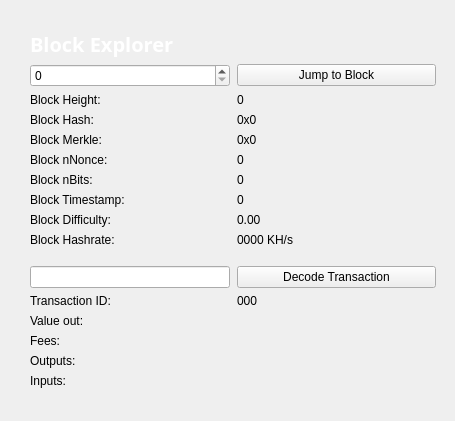
<?xml version="1.0" encoding="UTF-8"?>
<ui version="4.0">
 <class>BlockBrowser</class>
 <widget class="QWidget" name="BlockBrowser">
  <property name="windowModality">
   <enum>Qt::NonModal</enum>
  </property>
  <property name="enabled">
   <bool>true</bool>
  </property>
  <property name="geometry">
   <rect>
    <x>0</x>
    <y>0</y>
    <width>455</width>
    <height>421</height>
   </rect>
  </property>
  <property name="sizePolicy">
   <sizepolicy hsizetype="Preferred" vsizetype="Preferred">
    <horstretch>0</horstretch>
    <verstretch>0</verstretch>
   </sizepolicy>
  </property>
  <property name="minimumSize">
   <size>
    <width>0</width>
    <height>0</height>
   </size>
  </property>
  <property name="acceptDrops">
   <bool>false</bool>
  </property>
  <property name="windowTitle">
   <string>Form</string>
  </property>
  <layout class="QGridLayout">
   <property name="sizeConstraint">
    <enum>QLayout::SetMaximumSize</enum>
   </property>
   <property name="leftMargin">
    <number>21</number>
   </property>
   <property name="topMargin">
    <number>21</number>
   </property>
   <property name="rightMargin">
    <number>10</number>
   </property>
   <item row="1" column="0">
    <widget class="QWidget" name="widget" native="true">
     <layout class="QGridLayout" name="gridLayout">
      <item row="0" column="0">
       <layout class="QHBoxLayout" name="horizontalLayout_4">
        <property name="spacing">
         <number>7</number>
        </property>
        <item>
         <widget class="QLabel" name="label_5">
          <property name="font">
           <font>
            <family>Open Sans,sans-serif</family>
           </font>
          </property>
          <property name="text">
           <string>&lt;html&gt;&lt;head/&gt;&lt;body&gt;&lt;p&gt;&lt;span style=&quot; font-size:20px; font-weight:600; color:#FFFFFF;&quot;&gt;Block Explorer &lt;/span&gt;&lt;/p&gt;&lt;/body&gt;&lt;/html&gt;</string>
          </property>
         </widget>
        </item>
        <item>
         <spacer name="horizontalSpacer_2">
          <property name="orientation">
           <enum>Qt::Horizontal</enum>
          </property>
          <property name="sizeHint" stdset="0">
           <size>
            <width>40</width>
            <height>20</height>
           </size>
          </property>
         </spacer>
        </item>
       </layout>
      </item>
      <item row="1" column="0">
       <layout class="QGridLayout" name="gridLayout_3" rowstretch="0,0,0,0,0,0,0,0,0,0,0,0,0,0,0,0,0,0,0" columnstretch="0,0">
        <property name="sizeConstraint">
         <enum>QLayout::SetDefaultConstraint</enum>
        </property>
        <property name="horizontalSpacing">
         <number>7</number>
        </property>
        <item row="12" column="0">
         <widget class="QLineEdit" name="txBox">
          <property name="sizePolicy">
           <sizepolicy hsizetype="Preferred" vsizetype="Fixed">
            <horstretch>0</horstretch>
            <verstretch>0</verstretch>
           </sizepolicy>
          </property>
          <property name="inputMask">
           <string comment="Transaction id" extracomment="Transaction id"/>
          </property>
          <property name="placeholderText">
           <string comment="Transaction ID" extracomment="Transaction ID"/>
          </property>
         </widget>
        </item>
        <item row="11" column="0">
         <spacer name="verticalSpacer_2">
          <property name="orientation">
           <enum>Qt::Vertical</enum>
          </property>
          <property name="sizeHint" stdset="0">
           <size>
            <width>20</width>
            <height>40</height>
           </size>
          </property>
         </spacer>
        </item>
        <item row="8" column="0">
         <widget class="QLabel" name="timeLabel">
          <property name="text">
           <string>Block Timestamp:</string>
          </property>
         </widget>
        </item>
        <item row="4" column="1">
         <widget class="QLabel" name="hashBox">
          <property name="enabled">
           <bool>true</bool>
          </property>
          <property name="sizePolicy">
           <sizepolicy hsizetype="Preferred" vsizetype="Preferred">
            <horstretch>0</horstretch>
            <verstretch>0</verstretch>
           </sizepolicy>
          </property>
          <property name="minimumSize">
           <size>
            <width>0</width>
            <height>0</height>
           </size>
          </property>
          <property name="cursor">
           <cursorShape>IBeamCursor</cursorShape>
          </property>
          <property name="text">
           <string>0x0</string>
          </property>
          <property name="textInteractionFlags">
           <set>Qt::LinksAccessibleByMouse|Qt::TextSelectableByMouse</set>
          </property>
         </widget>
        </item>
        <item row="6" column="1">
         <widget class="QLabel" name="nonceBox">
          <property name="cursor">
           <cursorShape>IBeamCursor</cursorShape>
          </property>
          <property name="text">
           <string>0</string>
          </property>
          <property name="textInteractionFlags">
           <set>Qt::LinksAccessibleByMouse|Qt::TextSelectableByMouse</set>
          </property>
         </widget>
        </item>
        <item row="6" column="0">
         <widget class="QLabel" name="nonceLabel">
          <property name="text">
           <string>Block nNonce:</string>
          </property>
         </widget>
        </item>
        <item row="7" column="1">
         <widget class="QLabel" name="bitsBox">
          <property name="cursor">
           <cursorShape>IBeamCursor</cursorShape>
          </property>
          <property name="text">
           <string>0</string>
          </property>
          <property name="textInteractionFlags">
           <set>Qt::LinksAccessibleByMouse|Qt::TextSelectableByMouse</set>
          </property>
         </widget>
        </item>
        <item row="16" column="0">
         <widget class="QLabel" name="outputLabel">
          <property name="text">
           <string>Outputs:</string>
          </property>
          <property name="alignment">
           <set>Qt::AlignLeading|Qt::AlignLeft|Qt::AlignTop</set>
          </property>
         </widget>
        </item>
        <item row="5" column="1">
         <widget class="QLabel" name="merkleBox">
          <property name="minimumSize">
           <size>
            <width>187</width>
            <height>0</height>
           </size>
          </property>
          <property name="cursor">
           <cursorShape>IBeamCursor</cursorShape>
          </property>
          <property name="text">
           <string>0x0</string>
          </property>
          <property name="textInteractionFlags">
           <set>Qt::LinksAccessibleByMouse|Qt::TextSelectableByMouse</set>
          </property>
         </widget>
        </item>
        <item row="3" column="1">
         <widget class="QLabel" name="heightLabel">
          <property name="cursor">
           <cursorShape>IBeamCursor</cursorShape>
          </property>
          <property name="text">
           <string>0</string>
          </property>
          <property name="textInteractionFlags">
           <set>Qt::LinksAccessibleByMouse|Qt::TextSelectableByMouse</set>
          </property>
         </widget>
        </item>
        <item row="7" column="0">
         <widget class="QLabel" name="bitsLabel">
          <property name="text">
           <string>Block nBits:</string>
          </property>
         </widget>
        </item>
        <item row="15" column="0">
         <widget class="QLabel" name="feesLabel">
          <property name="text">
           <string>Fees:</string>
          </property>
         </widget>
        </item>
        <item row="10" column="0">
         <widget class="QLabel" name="pawLabel">
          <property name="text">
           <string>Block Hashrate:</string>
          </property>
         </widget>
        </item>
        <item row="4" column="0">
         <widget class="QLabel" name="hashLabel">
          <property name="text">
           <string>Block Hash:</string>
          </property>
         </widget>
        </item>
        <item row="15" column="1">
         <widget class="QLabel" name="feesBox">
          <property name="cursor">
           <cursorShape>IBeamCursor</cursorShape>
          </property>
          <property name="text">
           <string/>
          </property>
          <property name="textInteractionFlags">
           <set>Qt::LinksAccessibleByMouse|Qt::TextSelectableByMouse</set>
          </property>
         </widget>
        </item>
        <item row="5" column="0">
         <widget class="QLabel" name="merkleLabel">
          <property name="text">
           <string>Block Merkle:</string>
          </property>
         </widget>
        </item>
        <item row="8" column="1">
         <widget class="QLabel" name="timeBox">
          <property name="cursor">
           <cursorShape>IBeamCursor</cursorShape>
          </property>
          <property name="text">
           <string>0</string>
          </property>
          <property name="textInteractionFlags">
           <set>Qt::LinksAccessibleByMouse|Qt::TextSelectableByMouse</set>
          </property>
         </widget>
        </item>
        <item row="1" column="1">
         <widget class="QPushButton" name="blockButton">
          <property name="text">
           <string>Jump to Block</string>
          </property>
         </widget>
        </item>
        <item row="3" column="0">
         <widget class="QLabel" name="heightLabel_2">
          <property name="text">
           <string>Block Height:</string>
          </property>
         </widget>
        </item>
        <item row="1" column="0">
         <widget class="QSpinBox" name="heightBox">
          <property name="sizePolicy">
           <sizepolicy hsizetype="Preferred" vsizetype="Fixed">
            <horstretch>0</horstretch>
            <verstretch>0</verstretch>
           </sizepolicy>
          </property>
          <property name="maximum">
           <number>99999999</number>
          </property>
         </widget>
        </item>
        <item row="13" column="0">
         <widget class="QLabel" name="txLabel">
          <property name="text">
           <string>Transaction ID:</string>
          </property>
         </widget>
        </item>
        <item row="13" column="1">
         <widget class="QLabel" name="txID">
          <property name="cursor">
           <cursorShape>IBeamCursor</cursorShape>
          </property>
          <property name="text">
           <string>000</string>
          </property>
          <property name="textInteractionFlags">
           <set>Qt::LinksAccessibleByMouse|Qt::TextSelectableByMouse</set>
          </property>
         </widget>
        </item>
        <item row="14" column="1">
         <widget class="QLabel" name="valueBox">
          <property name="cursor">
           <cursorShape>IBeamCursor</cursorShape>
          </property>
          <property name="text">
           <string/>
          </property>
          <property name="textInteractionFlags">
           <set>Qt::LinksAccessibleByMouse|Qt::TextSelectableByMouse</set>
          </property>
         </widget>
        </item>
        <item row="9" column="0">
         <widget class="QLabel" name="hardLabel">
          <property name="text">
           <string>Block Difficulty:</string>
          </property>
         </widget>
        </item>
        <item row="12" column="1">
         <widget class="QPushButton" name="txButton">
          <property name="text">
           <string>Decode Transaction</string>
          </property>
         </widget>
        </item>
        <item row="14" column="0">
         <widget class="QLabel" name="valueLabel">
          <property name="text">
           <string>Value out:</string>
          </property>
         </widget>
        </item>
        <item row="18" column="0">
         <spacer name="verticalSpacer">
          <property name="orientation">
           <enum>Qt::Vertical</enum>
          </property>
          <property name="sizeHint" stdset="0">
           <size>
            <width>20</width>
            <height>40</height>
           </size>
          </property>
         </spacer>
        </item>
        <item row="17" column="1">
         <widget class="QLabel" name="inputBox">
          <property name="cursor">
           <cursorShape>IBeamCursor</cursorShape>
          </property>
          <property name="text">
           <string/>
          </property>
          <property name="alignment">
           <set>Qt::AlignLeading|Qt::AlignLeft|Qt::AlignTop</set>
          </property>
          <property name="textInteractionFlags">
           <set>Qt::LinksAccessibleByMouse|Qt::TextSelectableByMouse</set>
          </property>
         </widget>
        </item>
        <item row="10" column="1">
         <widget class="QLabel" name="pawBox">
          <property name="cursor">
           <cursorShape>IBeamCursor</cursorShape>
          </property>
          <property name="text">
           <string>0000 KH/s</string>
          </property>
          <property name="textInteractionFlags">
           <set>Qt::LinksAccessibleByMouse|Qt::TextSelectableByMouse</set>
          </property>
         </widget>
        </item>
        <item row="9" column="1">
         <widget class="QLabel" name="hardBox">
          <property name="cursor">
           <cursorShape>IBeamCursor</cursorShape>
          </property>
          <property name="text">
           <string>0.00</string>
          </property>
          <property name="textInteractionFlags">
           <set>Qt::LinksAccessibleByMouse|Qt::TextSelectableByMouse</set>
          </property>
         </widget>
        </item>
        <item row="17" column="0">
         <widget class="QLabel" name="inputLabel">
          <property name="text">
           <string>Inputs:</string>
          </property>
          <property name="alignment">
           <set>Qt::AlignLeading|Qt::AlignLeft|Qt::AlignTop</set>
          </property>
         </widget>
        </item>
        <item row="16" column="1">
         <widget class="QLabel" name="outputBox">
          <property name="cursor">
           <cursorShape>IBeamCursor</cursorShape>
          </property>
          <property name="text">
           <string/>
          </property>
          <property name="alignment">
           <set>Qt::AlignLeading|Qt::AlignLeft|Qt::AlignTop</set>
          </property>
          <property name="textInteractionFlags">
           <set>Qt::LinksAccessibleByMouse|Qt::TextSelectableByMouse</set>
          </property>
         </widget>
        </item>
       </layout>
      </item>
     </layout>
    </widget>
   </item>
  </layout>
 </widget>
 <resources/>
 <connections/>
</ui>
